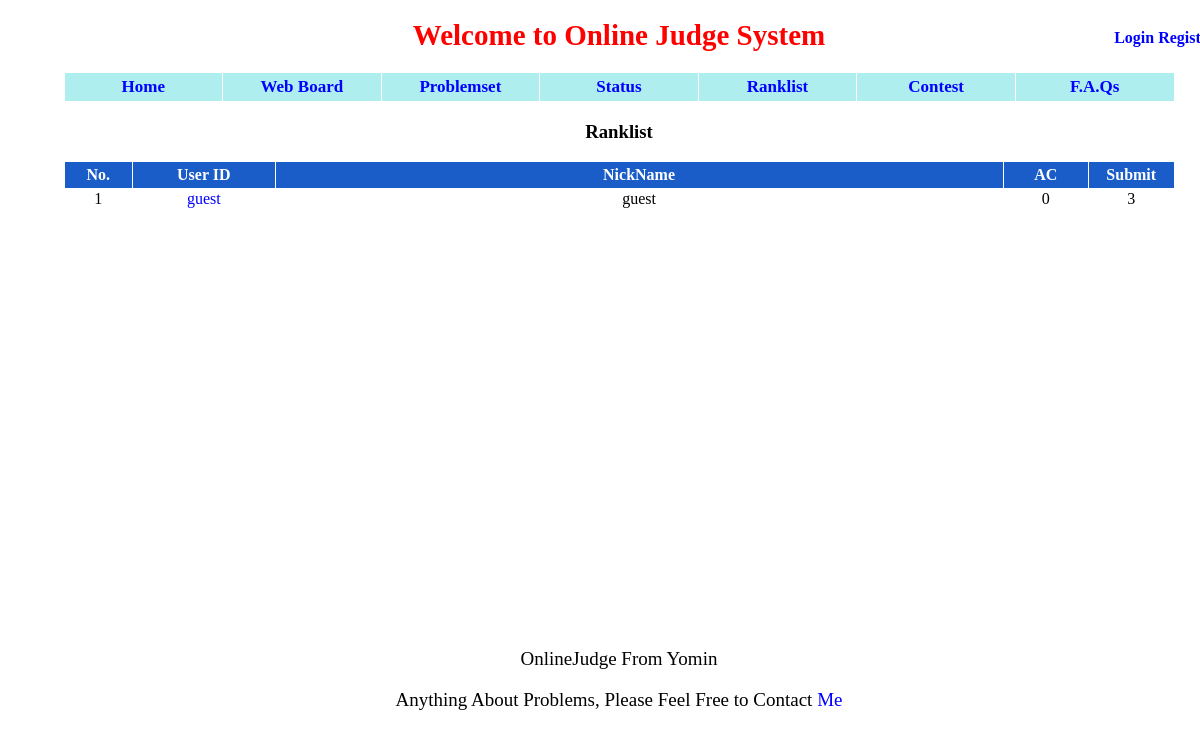
Page /ranklist/ on the earlier database version.
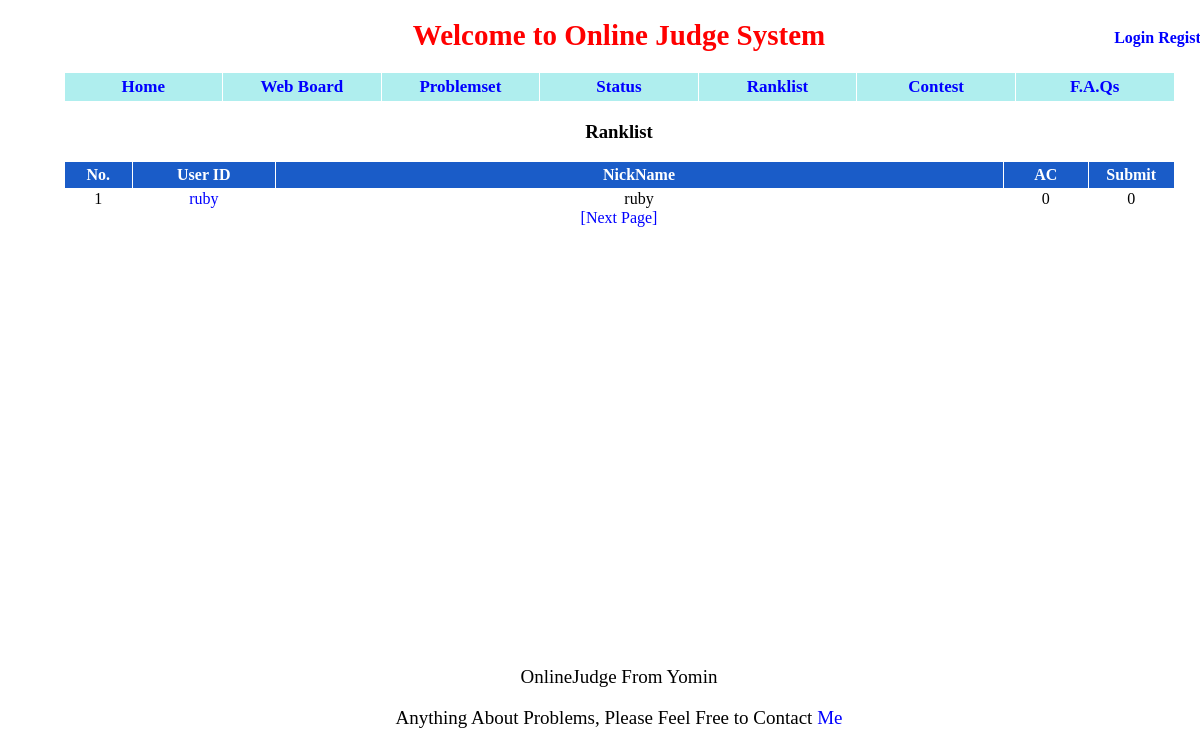
Same page on the later database version.
### appfile/models.py (models this page shows, shortened)
class User(db.Model):
    userID = db.Column(db.String(22), primary_key = True, unique = True)
    nickname = db.Column(db.String(22),unique = True)
    password = db.Column(db.String(100),unique = True)
    is_admin = db.Column(db.Boolean)
    ac_count = db.Column(db.Integer, default = 0)
    submit_count = db.Column(db.Integer, default = 0)

### appfile/views.py (the view)
@app.route('/ranklist/')
@app.route('/ranklist/<int:page>/')
def show_ranklist(page = 1):
    user_list = User.query.order_by(User.ac_count.desc(), User.submit_count, User.userID).paginate(page,USER_NUM_ONE_PAGE, False)
    return render_template('ranklist.html', user_list = user_list, page = page, USER_NUM_ONE_PAGE =USER_NUM_ONE_PAGE )

### appfile/views.py (called while the page is built)
@app.before_request
def before_request():
    g.user = current_user
    if g.user.is_authenticated():
        g.url = url_for('userinfo',userID = g.user.userID)

### appfile/templates/ranklist.html (shortened to what this page needs)
{% extends "base.html" %}
{% block content %}
<center><h3>Ranklist</h3></center>
<table id="list">
    <tr>
        <th id="ps_is_ac"> No. </th>
        <th id="ps_pid"> User ID </th>
        <th id="ps_title" style="text-align:center"> NickName </th>
        <th id="ps_ac"> AC </th>
        <th id="ps_submit"> Submit </th>
    </tr>
    {% for user in user_list.items %}
        <tr style="{{ loop.cycle('', 'background-color:#D7EBFF') }}">
            <td> {{ USER_NUM_ONE_PAGE * (page - 1) + user_list.items.index(user) + 1 }} </td>
            <td><a href={{ url_for('userinfo', userID = user.userID) }}> {{ user.userID }} </a></td>
            <td> {{ user.nickname }} </td>
            <td> {{ user.ac_count }} </td>
            <td> {{ user.submit_count }} </td>
        </tr>
    {% endfor %}
</table>
<div class="center">
{% if user_list.has_next %}
    <a href={{ url_for('show_ranklist', page = user_list.next_num) }}> [Next Page] </a>
{% endif %}
</div>
{% endblock %}

### appfile/templates/base.html (shortened to what this page needs)
<!DOCTYPE html>
<html lang="zh-cn">
    <head>
        <link rel="stylesheet" type="text/css" href={{ url_for('static', filename='css/style.css') }}>
    </head>
    <body>
        <div id = "wrapper">
            <div id = "head">
                <h1 class = "title">Welcome to Online Judge System</h1>
            </div>
            <div id = "profile">
                {% if g.user.is_authenticated() %}
                    <a href={{ g.url }}> {{ g.user.userID }}</a>
                    {% if g.user.is_admin %}
                        <a href="/admin/" id="admin" color="red"> Admin </a>
                    {% endif %}
                    <a href="/logout/"> Logout </a>
                {% else %}
                    <a href = "/login/"> Login </a>
                    <a href = "/register/"> Register </a>
                {% endif %}
            </div>
            <div>
                <table id = "navbar">
                    <td><a href = "/"> Home </a></td>
                    <td><a href="/discuss/"> Web Board </a></td>
                    <td><a href = "/problemset/"> Problemset </a></td>
                    <td><a href = "/status/"> Status </a></td>
                    <td><a href = "/ranklist/"> Ranklist </a></td>
                    <td><a href = "/"> Contest </a></td>
                    <td><a href = "/FAQ/"> F.A.Qs </a></td>
                </table>
            </div>
            {% block content %}
            {% endblock %}
            <div id = "contact">
                <p>OnlineJudge From Yomin</p>
                Anything About Problems, Please Feel Free to Contact <a href = "mailto:yueming412@gmail.com">Me</a>
            </div>
        </div>
    </body>
</html>

### appfile/static/css/style.css (style rules this page uses)
#wrapper { position: relative; width: 1222px; min-height: 100%; margin: 0 auto; }
.title { text-align: center; color: red; font-size: 29px; font-weight: bold; }
#profile { position: absolute; top: 10px; right: 15px; font-weight: bold; }
#navbar { color: white; width: 1111px; background-color: #AFEEEE; margin: 0 auto; border-collapse: collapse; font-weight: bold; }
#navbar td { text-align: center; font-size: 17px; color: black; width: 133px; border: 1px solid white; padding: 4px 7px 4px 7px; }
#contact { position: relative; top: 420px; text-align: center; font-size: 19px; }
a:link { text-decoration: none; color: blue; }
#ps_is_ac { width: 50px; }
#ps_pid { width: 120px; }
#ps_title { width: 675px; }
#ps_ac { width: 66px; }
#ps_submit { width: 66px; }
#list { width: 1111px; border-collapse: collapse; margin: 0 auto; font-size: 16px; text-align: center; }
#list th { padding: 4px 7px 4px 7px; background-color: #1A5CC8; border: 1px solid white; color: white; }
.center { text-align: center; }

Differences in the rows shown:
no longer on this page (row unchanged): User: is_admin "1", userID "guest", nickname "guest", ac_count "0", submit_count "3"
added User: items "1", userID "ruby", nickname "ruby", ac_count "0", submit_count "0"
Other differences:
text now shown: "[Next Page]"
